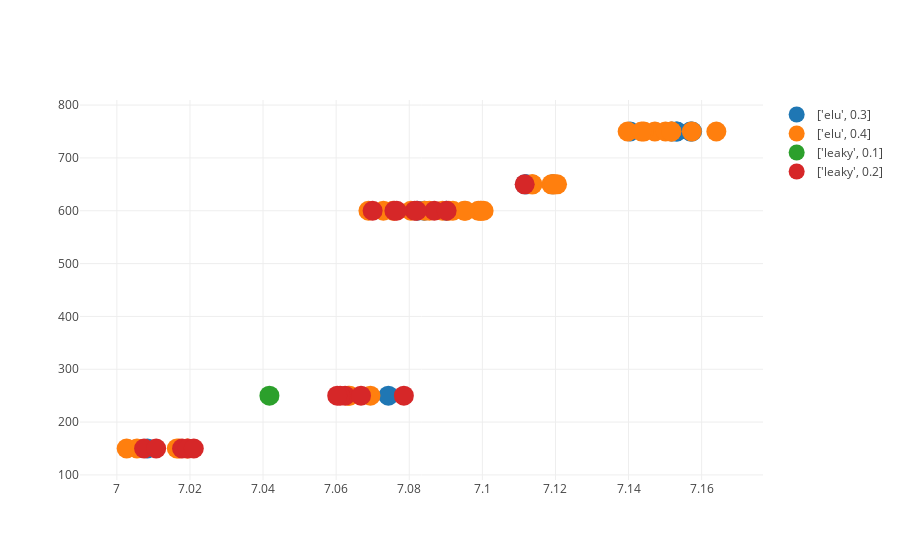

Notebook source saved alongside this figure:
### Code cell
results.results_dataframe_graph(facet='activation',att=['filters','strides','kernel_size','drop','full','fulldrop', 'activation_full','lag'], count=True, threshold=7)
